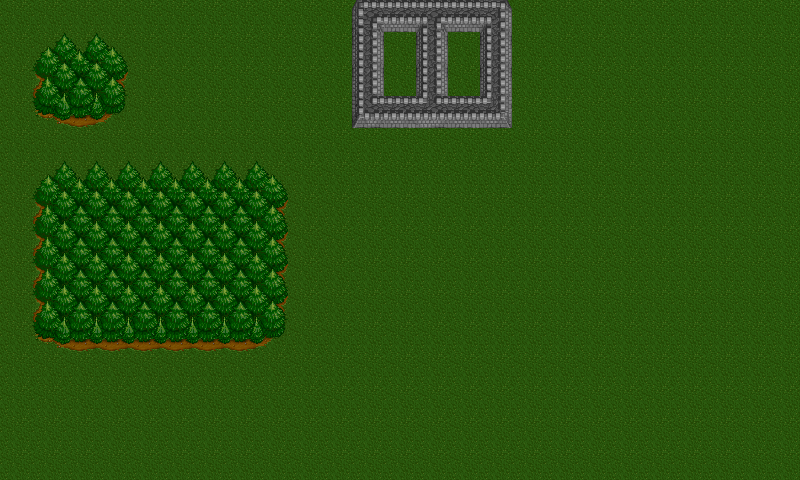

A 2D game scene composited from a Tiled map and its tileset images. What follows is a short description and the map's XML, with every tile layer's data as written:
An orthogonal 25x15 tile map with 32x32 px tiles, 1 tile layer (Graphic).

<map version="1.0" orientation="orthogonal" renderorder="right-up" width="25" height="15" tilewidth="32" tileheight="32" nextobjectid="7">
 <tileset firstgid="1" name="Forest" tilewidth="32" tileheight="32" spacing="1" tilecount="380" columns="19">
  <image source="../tileset.png" width="626" height="659" />
 </tileset>
 <layer name="Graphic" width="25" height="15">
  <data encoding="csv">
357,357,357,357,357,357,357,357,357,357,357,20,28,30,28,27,357,357,357,357,357,357,357,357,357,
357,137,107,108,357,357,357,357,357,357,357,22,357,22,357,22,357,357,357,357,357,357,357,357,357,
357,136,128,110,357,357,357,357,357,357,357,22,357,22,357,22,357,357,357,357,357,357,357,357,357,
357,131,132,130,357,357,357,357,357,357,357,24,28,33,28,31,357,357,357,357,357,357,357,357,357,
357,357,357,357,357,357,357,357,357,357,357,357,357,357,357,357,357,357,357,357,357,357,357,357,357,
357,137,107,107,107,107,107,107,108,357,357,357,357,357,357,357,357,357,357,357,357,357,357,357,357,
357,136,128,128,128,128,128,128,110,357,357,357,357,357,357,357,357,357,357,357,357,357,357,357,357,
357,136,128,128,128,128,128,128,110,357,357,357,357,357,357,357,357,357,357,357,357,357,357,357,357,
357,136,128,128,128,128,128,128,110,357,357,357,357,357,357,357,357,357,357,357,357,357,357,357,357,
357,136,128,128,128,128,128,128,110,357,357,357,357,357,357,357,357,357,357,357,357,357,357,357,357,
357,131,132,132,132,132,132,132,130,357,357,357,357,357,357,357,357,357,357,357,357,357,357,357,357,
357,357,357,357,357,357,357,357,357,357,357,357,357,357,357,357,357,357,357,357,357,357,357,357,357,
357,357,357,357,357,357,357,357,357,357,357,357,357,357,357,357,357,357,357,357,357,357,357,357,357,
357,357,357,357,357,357,357,357,357,357,357,357,357,357,357,357,357,357,357,357,357,357,357,357,357,
357,357,357,357,357,357,357,357,357,357,357,357,357,357,357,357,357,357,357,357,357,357,357,357,357
</data>
 </layer>
 <objectgroup name="Walls" />
</map>
